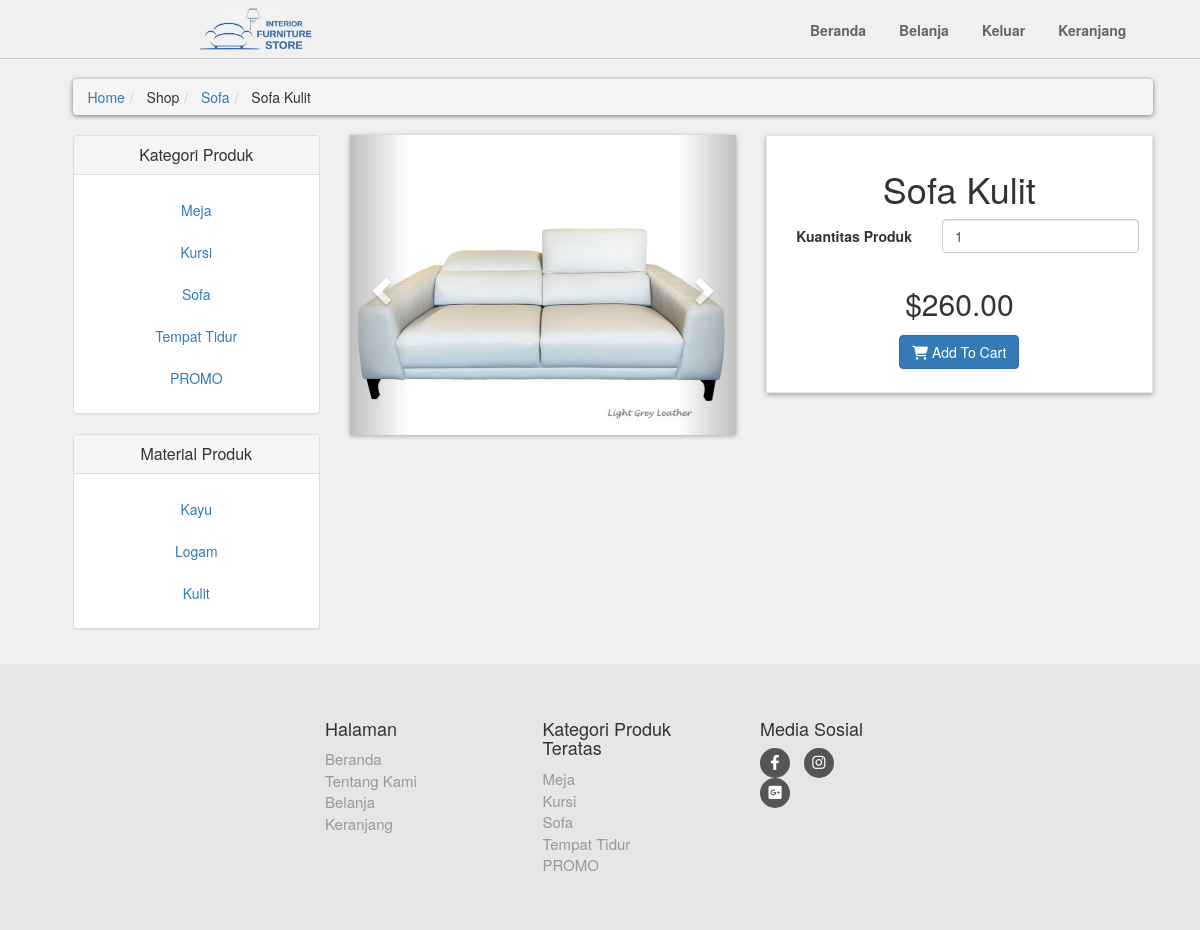
The page /details.php?pro_id=34 (signed in) on the database its author committed.
### tables this page shows
CREATE TABLE `product_categories` (
  `p_category_id` int(10) NOT NULL,
  `p_category_title` varchar(50) NOT NULL,
  `p_category_desc` varchar(200) NOT NULL
);

CREATE TABLE `products` (
  `product_id` bigint(8) NOT NULL,
  `p_category_id` int(10) NOT NULL,
  `p_material_id` int(10) NOT NULL,
  `product_title` varchar(50) NOT NULL,
  `product_description` varchar(120) NOT NULL,
  `product_price` decimal(7,2) NOT NULL,
  `product_discount` int(4) NOT NULL,
  `product_image1` text NOT NULL,
  `product_image2` text NOT NULL,
  `product_image3` text NOT NULL
);

CREATE TABLE `product_material` (
  `p_material_id` int(10) NOT NULL,
  `p_material_title` varchar(50) NOT NULL,
  `p_material_desc` varchar(200) NOT NULL
);

### details.php (the view, shortened to what this page needs)
<?php
    include("includes/header.php");
?>
    <div id="content">
        <div class="container">
            <div class="col-md-12">
                <ul class="breadcrumb">
                    <li><a href="index.php">Home</a></li>
                    <li>
                        Shop
                    </li>
                    <li>
                        <a href="shop.php?p_categories=<?php echo $p_category_id; ?>"><?php echo $p_category_title; ?></a>
                    </li>
                    <li>
                        <?php echo $pro_title ?>
                    </li>
                </ul>
            </div>
            <div class="col-md-3">
                <?php
                    include("includes/sidebar.php");
                ?>
            </div>
            <div class="col-md-9">
                <div id="productMain" class="row">
                    <div class="col-sm-6">
                        <div id="mainImage">
                            <div id="myCarousel" class="carousel slide">
                                <ol class="carousel-indicators">
                                    <li data-target = "#myCarousel" data-slide-to="0" class="active"></li>
                                    <li data-target = "#myCarousel" data-slide-to="1"></li>
                                    <li data-target = "#myCarousel" data-slide-to="2"></li>
                                </ol>
                                <div class="carousel-inner">
                                    <div class="item active">
                                        <center><img class="img-responsive" src="product_images/<?php echo $pro_image1; ?>" alt=""></center>
                                    </div>
                                </div>
                                <a href="#myCarousel" class="left carousel-control" data-slide="prev">
                                    <span class="glyphicon glyphicon-chevron-left"></span>
                                </a>
                                <a href="#myCarousel" class="right carousel-control" data-slide="next">
                                    <span class="glyphicon glyphicon-chevron-right"></span>
                                </a>
                            </div>
                        </div>
                    </div>
                    <div class="col-sm-6">
                        <div class="box">
                            <h1 class="text-center"><?php echo $pro_title; ?></h1>
                            <form action="details.php?add_cart=<?php echo $product_id; ?>" class="form-horizontal" method="post">
                                <div class="form-group">
                                    <label for="" class="col-md-5 control-label">Kuantitas Produk</label>
                                    <div class="col-md-7">
                                    <input name="product_qty" type="number" id="typeNumber" class="form-control" value="1"/>
                                    </div>
                                </div>
                                <?php if($p_category_title === 'SALE'){ echo "<p class='price' style = 'text-decoration: line-through'>$$pro_price</p>";}else{echo "<p class='price'>$$pro_price</p>";}?></p>
                                <p class="text-center buttons"><button class="btn btn-primary"><i class="fa fa-shopping-cart"></i> Add To Cart</button></p>
                            </form>
                        </div>
                    </div>
                </div>
            </div>
        </div>
    </div>
    <?php
            include("includes/footer.php");
        ?>
</body>

### includes/functions.php (shortened to what this page needs)
<?php
$db = mysqli_connect("localhost", "root", "", "joviweb3");
function getPCategories(){
    global $db;
    $get_p_categories = "select * from product_categories";
    $run_p_categories = mysqli_query($db, $get_p_categories);
    while($row_p_categories=mysqli_fetch_array($run_p_categories)){
        $p_category_id = $row_p_categories['p_category_id'];
        $p_category_title = $row_p_categories['p_category_title'];
        if($p_category_title == 'SALE'){
            echo "
                <li>
                    <a style='color:red;' class= 'text-center' href='shop.php?p_categories=$p_category_id'> $p_category_title </a>
                </li>
            ";
        }else
            echo "
            <li>
                <a class= 'text-center' href='shop.php?p_categories=$p_category_id'> $p_category_title </a>
            </li>
        ";}
}
function getMaterial(){
    global $db;
    $get_p_material = "select * from product_material";
    $run_p_material = mysqli_query($db, $get_p_material);
    while($row_p_material=mysqli_fetch_array($run_p_material)){
        $p_material_id = $row_p_material['p_material_id'];
        $p_material_title = $row_p_material['p_material_title'];
        echo "
            <li>
                <a class= 'text-center' href='shop.php?p_material=$p_material_id'> $p_material_title </a>
            </li>
        ";
    }
}
?>

### includes/footer.php (shortened to what this page needs)
<div id="footer">
    <div class="holder">
        <div class="row justify-content-center">
            <div class="col-sm-6 col-md-3">
                <h4>Halaman</h4>
                <ul>
                    <li><a href="index.php">Beranda</a></li>
                    <li><a href="index.php">Tentang Kami</a></li>
                    <?php if(isset($_SESSION['user'])): ?>
                        <li><a href="shop.php">Belanja</a></li>
                        <li><a href="cart.php">Keranjang</a></li>
                    <?php else: ?>
                        <li><a href="login.php">Belanja </a></li>
                        <li><a href="login.php">Keranjang </a></li>
                    <?php endif; ?>
                </ul>
            </div>
            <div class="com-sm-6 col-md-3">
            <h4>Kategori Produk Teratas</h4>
            <ul>
                <?php
                    $get_p_categories = "select * from product_categories";
                    $run_p_categories = mysqli_query($db, $get_p_categories);
                    while($row_p_categories=mysqli_fetch_array($run_p_categories)){
                        $p_category_id = $row_p_categories['p_category_id'];
                        $p_category_title = $row_p_categories['p_category_title'];
                        if(isset($_SESSION['user'])){
                            echo "
                                <li>
                                    <a href ='shop.php?p_categories=$p_category_id'>
                                        $p_category_title
                                    </a>
                                </li>
                            ";
                        }
                    }
                ?>
            </ul>
        </div>
            <div class="col-sm-6 col-md-2">
                <h4>Media Sosial</h4>
                <p class="social">
                    <a href="https://www.facebook.com/IstimewaPremiumFurniture?mibextid=ZbWKwL" class="fa-brands fa-facebook-f"></a>
                    <a href="https://www.instagram.com/istimewa_furniture?igsh=MXNmdjY4ZnE1YmRvNg==" class="fa-brands fa-instagram"></a>
                    <a href="https://www.lalamove.com/id/blog/pengiriman-furniture-rumah-minimalis/" class="fa-brands fa-square-google-plus"></a>
                </p>
            </div>
        </div>
    </div>
</div>

### style/style.css (style rules this page uses)
* { box-sizing: border-box; margin: 0; padding: 0; }
ul, li, dl, ol, p, a, img { margin: 0; padding: 0; }
body { font-size: 14px; line-height: 1.42857143; color: #333333; background-color: #f0f0f0 !important; font-family: 'Roboto', sans-serif; }
#content .box { background: #ffffff; margin: 0 0 30px; border: solid 1px #e6e6e6; padding: 1.25rem; box-shadow: 0px 2px 5px rgba(0, 0, 0, .3); }
.holder { width: 70%; margin: 0 auto; }
img { max-width: 100%; }
#content img { width: 100%; object-fit: cover; max-width: none; min-height: 300px; max-height: 300px; }
#content { padding-left: 25px; }
.breadcrumb { padding: 8px 15px; margin: 20px 0; background-color: #ffffff; border-radius: 5px; box-shadow: 0px 1px 5px rgba(0, 0, 0, .5); }
#content #productMain { margin-bottom: 30px; }
#content #productMain .price { font-size: 30px; font-weight: 300; text-align: center; margin-top: 30px; }
#content #mainImage { box-shadow: 0 1px 5px rgba(0, 0, 0, .3); }
#footer { margin-top: 15px; background: #e6e6e6; padding: 45px 0; }
#footer a { color: #999999; text-decoration: none; }
#footer ul { list-style: none; padding-left: 0px; font-size: 15px; }
#footer .social { text-align: left; }
#footer .social a { margin: 0 10px 0 0; display: inline-block; color: #ffffff; width: 30px; height: 30px; border-radius: 15px; line-height: 30px; font-size: 15px; text-align: center; vertical-align: bottom; background-color: #555555; text-decoration: none; }
.form-group { margin-bottom: 25px; }

### rows shown on the page
product_categories: p_category_title "Sofa"
products: product_title "Sofa Kulit", product_image1 (picture), product_price "260.00"
product_categories: p_category_title "Meja"
product_categories: p_category_title "Kursi"
product_categories: p_category_title "Tempat Tidur"
product_categories: p_category_title "PROMO"
product_material: p_material_title "Kayu"
product_material: p_material_title "Logam"
product_material: p_material_title "Kulit"
